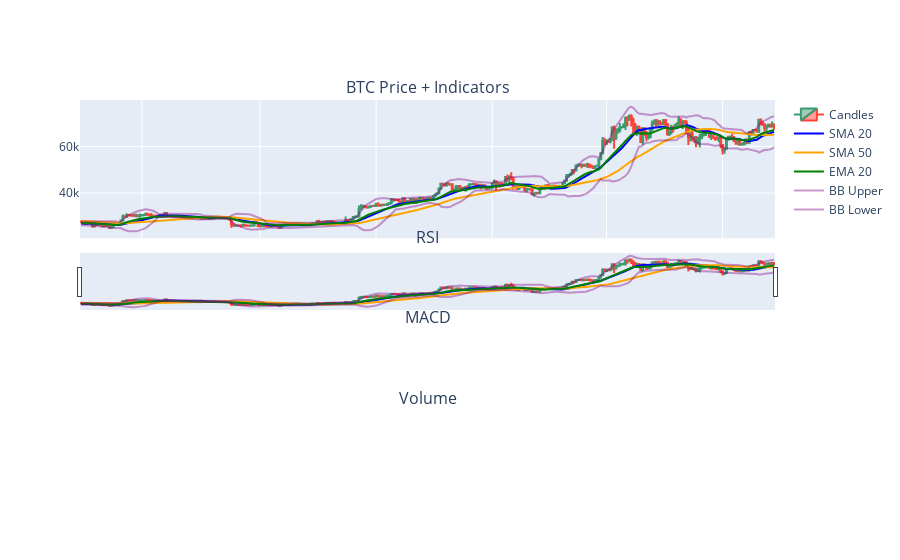

Notebook code cell kept with this figure:
### Code cell


### Figure 1 — Plotly figure (JSON) as saved in the notebook; plotly's stock layout.template omitted (floating-point values rounded to 4 significant figures; data arrays with more than 128 entries replaced by an {"elided": "..."} marker saying what was removed)
{"data": [{"close": {"elided": "365 float values"}, "high": {"elided": "365 float values"}, "low": {"elided": "365 float values"}, "name": "Candles", "open": {"elided": "365 float values"}, "type": "candlestick", "x": {"elided": "365 str values"}, "xaxis": "x", "yaxis": "y"}, {"line": {"color": "blue"}, "mode": "lines", "name": "SMA 20", "type": "scatter", "x": {"elided": "365 str values"}, "xaxis": "x", "y": {"elided": "365 float values"}, "yaxis": "y"}, {"line": {"color": "orange"}, "mode": "lines", "name": "SMA 50", "type": "scatter", "x": {"elided": "365 str values"}, "xaxis": "x", "y": {"elided": "365 float values"}, "yaxis": "y"}, {"line": {"color": "green"}, "mode": "lines", "name": "EMA 20", "type": "scatter", "x": {"elided": "365 str values"}, "xaxis": "x", "y": {"elided": "365 float values"}, "yaxis": "y"}, {"line": {"color": "rgba(128, 0, 128, 0.4)"}, "mode": "lines", "name": "BB Upper", "type": "scatter", "x": {"elided": "365 str values"}, "xaxis": "x", "y": {"elided": "365 float values"}, "yaxis": "y"}, {"line": {"color": "rgba(128, 0, 128, 0.4)"}, "mode": "lines", "name": "BB Lower", "type": "scatter", "x": {"elided": "365 str values"}, "xaxis": "x", "y": {"elided": "365 float values"}, "yaxis": "y"}], "layout": {"annotations": [{"font": {"size": 16}, "showarrow": false, "text": "BTC Price + Indicators", "x": 0.5, "xanchor": "center", "xref": "paper", "y": 1, "yanchor": "bottom", "yref": "paper"}, {"font": {"size": 16}, "showarrow": false, "text": "RSI", "x": 0.5, "xanchor": "center", "xref": "paper", "y": 0.606, "yanchor": "bottom", "yref": "paper"}, {"font": {"size": 16}, "showarrow": false, "text": "MACD", "x": 0.5, "xanchor": "center", "xref": "paper", "y": 0.394, "yanchor": "bottom", "yref": "paper"}, {"font": {"size": 16}, "showarrow": false, "text": "Volume", "x": 0.5, "xanchor": "center", "xref": "paper", "y": 0.182, "yanchor": "bottom", "yref": "paper"}], "xaxis": {"anchor": "y", "domain": [0, 1], "matches": "x4", "showticklabels": false}, "xaxis2": {"anchor": "y2", "domain": [0, 1], "matches": "x4", "showticklabels": false}, "xaxis3": {"anchor": "y3", "domain": [0, 1], "matches": "x4", "showticklabels": false}, "xaxis4": {"anchor": "y4", "domain": [0, 1]}, "yaxis": {"anchor": "x", "domain": [0.636, 1]}, "yaxis2": {"anchor": "x2", "domain": [0.424, 0.606]}, "yaxis3": {"anchor": "x3", "domain": [0.212, 0.394]}, "yaxis4": {"anchor": "x4", "domain": [0, 0.182]}}}
